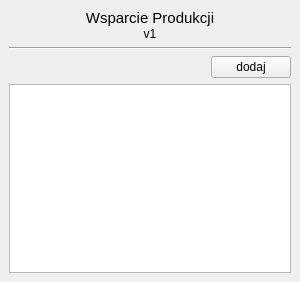
<?xml version="1.0" encoding="UTF-8"?>
<ui version="4.0">
 <class>Form</class>
 <widget class="QWidget" name="Form">
  <property name="geometry">
   <rect>
    <x>0</x>
    <y>0</y>
    <width>300</width>
    <height>282</height>
   </rect>
  </property>
  <property name="windowTitle">
   <string>Form</string>
  </property>
  <layout class="QGridLayout" name="gridLayout">
   <property name="leftMargin">
    <number>0</number>
   </property>
   <property name="topMargin">
    <number>0</number>
   </property>
   <property name="rightMargin">
    <number>0</number>
   </property>
   <property name="bottomMargin">
    <number>0</number>
   </property>
   <property name="spacing">
    <number>0</number>
   </property>
   <item row="0" column="0">
    <widget class="QWidget" name="widget" native="true">
     <layout class="QVBoxLayout" name="verticalLayout_3">
      <item>
       <widget class="QWidget" name="widget_2" native="true">
        <layout class="QVBoxLayout" name="verticalLayout">
         <property name="spacing">
          <number>0</number>
         </property>
         <property name="leftMargin">
          <number>0</number>
         </property>
         <property name="topMargin">
          <number>0</number>
         </property>
         <property name="rightMargin">
          <number>0</number>
         </property>
         <property name="bottomMargin">
          <number>0</number>
         </property>
         <item>
          <widget class="QLabel" name="label">
           <property name="font">
            <font>
             <pointsize>11</pointsize>
            </font>
           </property>
           <property name="text">
            <string>Wsparcie Produkcji</string>
           </property>
           <property name="alignment">
            <set>Qt::AlignCenter</set>
           </property>
          </widget>
         </item>
         <item>
          <widget class="QLabel" name="label_2">
           <property name="text">
            <string>v1</string>
           </property>
           <property name="alignment">
            <set>Qt::AlignCenter</set>
           </property>
          </widget>
         </item>
        </layout>
       </widget>
      </item>
      <item>
       <widget class="Line" name="line">
        <property name="orientation">
         <enum>Qt::Horizontal</enum>
        </property>
       </widget>
      </item>
      <item>
       <widget class="QWidget" name="widget_3" native="true">
        <layout class="QHBoxLayout" name="horizontalLayout">
         <property name="spacing">
          <number>0</number>
         </property>
         <property name="leftMargin">
          <number>0</number>
         </property>
         <property name="topMargin">
          <number>0</number>
         </property>
         <property name="rightMargin">
          <number>0</number>
         </property>
         <property name="bottomMargin">
          <number>0</number>
         </property>
         <item>
          <spacer name="horizontalSpacer">
           <property name="orientation">
            <enum>Qt::Horizontal</enum>
           </property>
           <property name="sizeHint" stdset="0">
            <size>
             <width>204</width>
             <height>20</height>
            </size>
           </property>
          </spacer>
         </item>
         <item>
          <widget class="QPushButton" name="btn_zapisz">
           <property name="text">
            <string>dodaj</string>
           </property>
          </widget>
         </item>
        </layout>
       </widget>
      </item>
      <item>
       <widget class="QTableWidget" name="tab_dane"/>
      </item>
     </layout>
    </widget>
   </item>
  </layout>
 </widget>
 <resources/>
 <connections/>
</ui>
